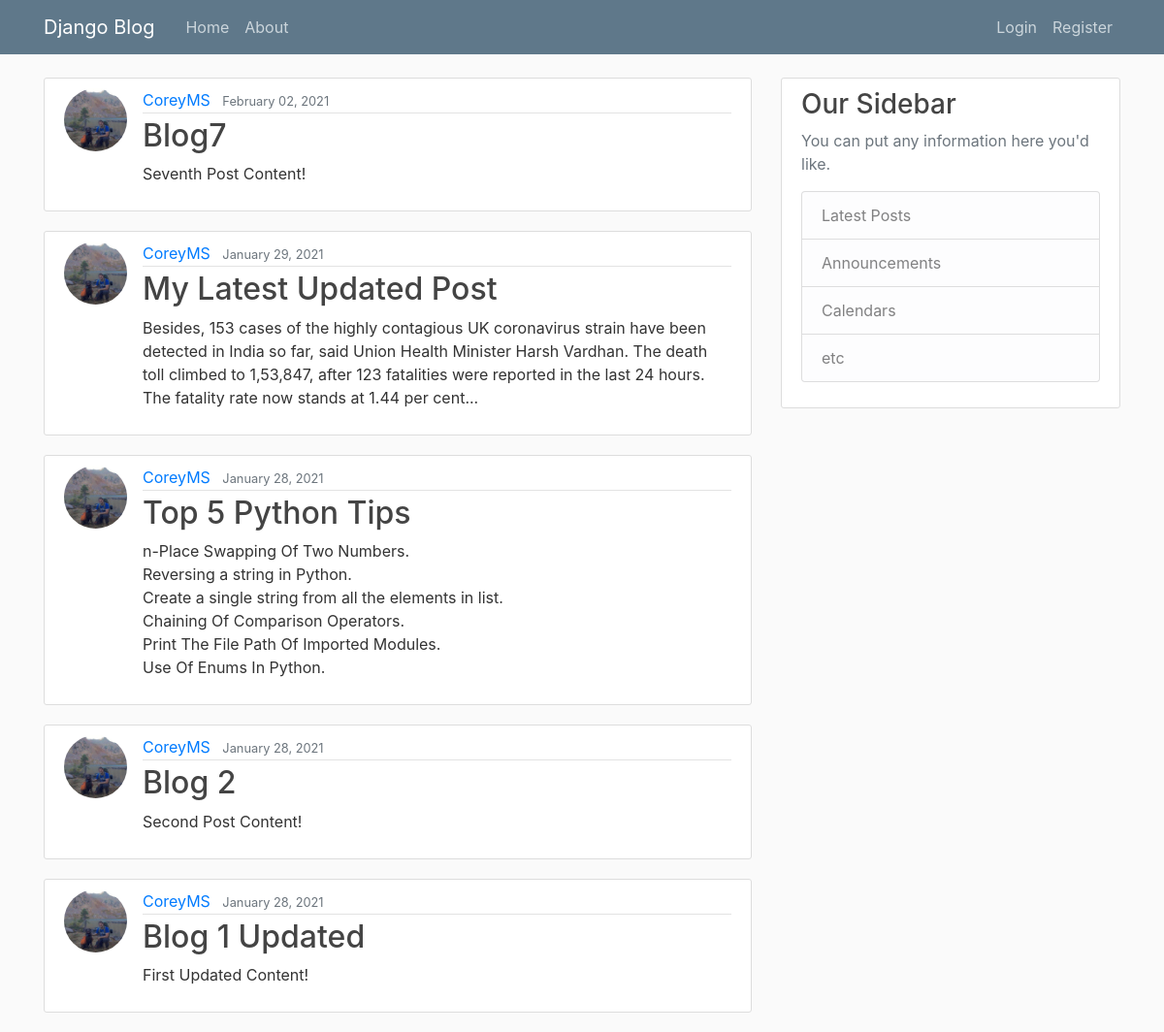
The page / on the database its author committed.
### blog/models.py (models this page shows, shortened)
class Post(models.Model):
    title = models.CharField(max_length=100)
    content = models.TextField()
    date_posted = models.DateTimeField(default=timezone.now)
    author = models.ForeignKey(User, on_delete=models.CASCADE)

### users/models.py (models this page shows, shortened)
class Profile(models.Model):
    user = models.OneToOneField(User, on_delete=models.CASCADE)
    image = models.ImageField(default='default.jpg', upload_to='profile_pics')

### blog/views.py (the view)
# urls.py: path('', PostListView.as_view(), name='blog-home'),
class PostListView(ListView):
    model = Post
    template_name = 'blog/home.html'  # <app>/<model>_<viewtype>.html
    context_object_name = 'posts'
    ordering = ['-date_posted']

### blog/templates/blog/home.html
{% extends "blog/base.html" %}
{% block content %}
    {% for post in posts %}
        <article class="media content-section">
          <img class="rounded-circle article-img" src="{{ post.author.profile.image.url }}">
          <div class="media-body">
            <div class="article-metadata">
              <a class="mr-2" href="#">{{ post.author }}</a>
              <small class="text-muted">{{ post.date_posted|date:"F d, Y" }}</small>
            </div>
            <h2><a class="article-title" href="{% url 'post-detail' post.id %}">{{ post.title }}</a></h2>
            <p class="article-content">{{ post.content }}</p>
          </div>
        </article>
    {% endfor %}
{% endblock content %}

### blog/templates/blog/base.html (shortened to what this page needs)
{% load static %}
<!DOCTYPE html>
<html>
<head>
    <link rel="stylesheet" href="https://maxcdn.bootstrapcdn.com/bootstrap/4.0.0/css/bootstrap.min.css">
    <link rel="stylesheet" type="text/css" href="{% static 'blog/main.css' %}">
</head>
<body>
    <header class="site-header">
      <nav class="navbar navbar-expand-md navbar-dark bg-steel fixed-top">
        <div class="container">
          <a class="navbar-brand mr-4" href="{% url 'blog-home' %}">Django Blog</a>
          <div class="collapse navbar-collapse" id="navbarToggle">
            <div class="navbar-nav mr-auto">
              <a class="nav-item nav-link" href="{% url 'blog-home' %}">Home</a>
              <a class="nav-item nav-link" href="{% url 'blog-about' %}">About</a>
            </div>
            <div class="navbar-nav">
              {% if user.is_authenticated %}
                <a class="nav-item nav-link" href="{% url 'post-create' %}">New Post</a>
                <a class="nav-item nav-link" href="{% url 'profile' %}">Profile</a>
                <a class="nav-item nav-link" href="{% url 'logout' %}">Logout</a>
              {% else %}
                <a class="nav-item nav-link" href="{% url 'login' %}">Login</a>
                <a class="nav-item nav-link" href="{% url 'register' %}">Register</a>
              {% endif %}
            </div>
          </div>
        </div>
      </nav>
    </header>
    <main role="main" class="container">
      <div class="row">
        <div class="col-md-8">
          {% block content %}{% endblock %}
        </div>
        <div class="col-md-4">
          <div class="content-section">
            <h3>Our Sidebar</h3>
            <p class='text-muted'>You can put any information here you'd like.
              <ul class="list-group">
                <li class="list-group-item list-group-item-light">Latest Posts</li>
                <li class="list-group-item list-group-item-light">Announcements</li>
                <li class="list-group-item list-group-item-light">Calendars</li>
                <li class="list-group-item list-group-item-light">etc</li>
              </ul>
            </p>
          </div>
        </div>
      </div>
    </main>
</body>
</html>

### blog/static/blog/main.css (style rules this page uses)
body { background: #fafafa; color: #333333; margin-top: 5rem; }
h1, h2, h3, h4, h5, h6 { color: #444444; }
ul { margin: 0; }
.bg-steel { background-color: #5f788a; }
.site-header .navbar-nav .nav-link { color: #cbd5db; }
.content-section { background: #ffffff; padding: 10px 20px; border: 1px solid #dddddd; border-radius: 3px; margin-bottom: 20px; }
.article-title { color: #444444; }
.article-content { white-space: pre-line; }
.article-img { height: 65px; width: 65px; margin-right: 16px; }
.article-metadata { padding-bottom: 1px; margin-bottom: 4px; border-bottom: 1px solid #e3e3e3 }

### rows shown on the page
Post: author.profile.image (picture), author "CoreyMS", date_posted "February 02, 2021", title "Blog7", content "Seventh Post Content!"
Post: author.profile.image (picture), author "CoreyMS", date_posted "January 29, 2021", title "My Latest Updated Post", content "Besides, 153 cases of the highly contagious UK coronavirus strain have been detected in India so far, said Union Health Minister Harsh Vardhan. The death toll climbed to 1,53,847, after 123 fatalities were reported in the last 24 hours. The fatality rate now stands at 1.44 per cent..."
Post: author.profile.image (picture), author "CoreyMS", date_posted "January 28, 2021", title "Top 5 Python Tips", content "n-Place Swapping Of Two Numbers. Reversing a string in Python. Create a single string from all the elements in list. Chaining Of Comparison Operators. Print The File Path Of Imported Modules. Use Of Enums In Python."
Post: author.profile.image (picture), author "CoreyMS", date_posted "January 28, 2021", title "Blog 2", content "Second Post Content!"
Post: author.profile.image (picture), author "CoreyMS", date_posted "January 28, 2021", title "Blog 1 Updated", content "First Updated Content!"
